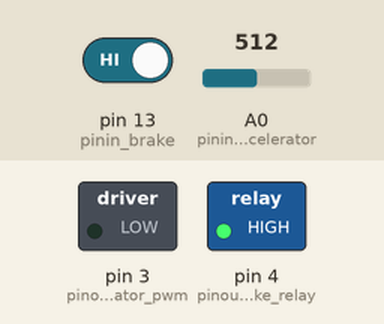
This sketch was run on a simulated Arduino Uno, built with avr-gcc and run on an emulated ATmega328P. Parts: switched loads named in the sketch (green lamp = pin HIGH). The inputs (shaded band) are chosen by the test bench; at power-on: pin 13 (pinin_brake) HIGH, A0 (pinin_accelerator) = 512. What the sketch prints to the serial monitor is not drawn.

Above: at 1.2 s.
1.3 s: pin 13 (pinin_brake) driven LOW
At 2.5 s:
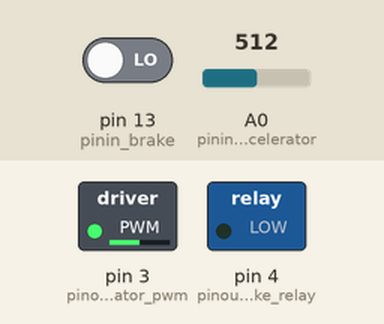
2.8 s: A0 (pinin_accelerator) set to 716
At 3.8 s:
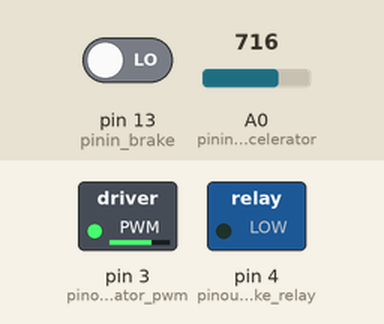
4.3 s: A0 (pinin_accelerator) set to 900
At 4.9 s:
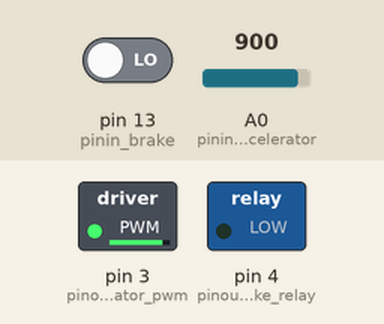
5.8 s: A0 (pinin_accelerator) set to 122
At 6.1 s:
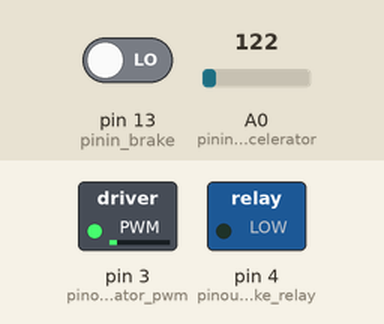
7.3 s: A0 (pinin_accelerator) set to 10
At 8.3 s:
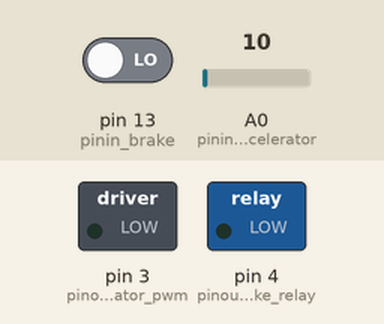
8.8 s: A0 (pinin_accelerator) set to 80
10.3 s: A0 (pinin_accelerator) set to 91
At 10.6 s:
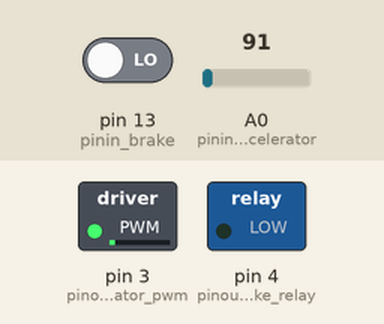
Timing chart, 0 to 12.8 s (numbered marks = the images above; inputs shaded):
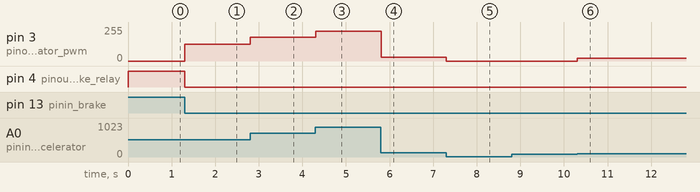

Measured:
- after the input at 1.3 s, pin 3 (pinout_accelerator_pwm): 0/255 → 127/255 at once; pin 4 (pinout_brake_relay): HIGH → LOW at once
- after the input at 2.8 s, pin 3 (pinout_accelerator_pwm): 127/255 → 178/255 at once
- after the input at 4.3 s, pin 3 (pinout_accelerator_pwm): 178/255 → 224/255 at once
- after the input at 5.8 s, pin 3 (pinout_accelerator_pwm): 224/255 → 30/255 at once
- after the input at 7.3 s, pin 3 (pinout_accelerator_pwm): 30/255 → 0/255 at once
- after the input at 10.3 s, pin 3 (pinout_accelerator_pwm): 0/255 → 22/255 at once

The sketch:

SpeedController.ino
```cpp
// define the pins for input and output
const int pinin_accelerator = A0;
const int pinin_brake = 13;
const int pinout_accelerator_pwm = 3;
const int pinout_brake_relay = 4;

// declare variables for reading input states
int pinstate_accelerator = 0;
int pinstate_brake = 0;

//declare variables for outputting pwm values (mapping abalog pins (0 - 1023) to pwm outputs (0 - 255)
int pwmmap_accelerator = 0;


// setup is run once, before the main loop
void setup() {
  //enable serial for debugging
  Serial.begin(9600);

  //setup the input pins
  pinMode(pinin_accelerator, INPUT);
  pinMode(pinin_brake, INPUT);

  //setup the output pins
  pinMode(pinout_accelerator_pwm, OUTPUT);
  pinMode(pinout_brake_relay, OUTPUT);
}


// main loop is run continuously until system powers off
void loop() {
  readInputPins();
  outputPWM();
  delay(1);
}


// add all input pins to be read every loop here
void readInputPins(){
  //read the input pins
  pinstate_accelerator = analogRead(pinin_accelerator);
  pinstate_brake = digitalRead(pinin_brake);

  //output debug values for accelerator pressure (analog)
  Serial.println(pinstate_accelerator);
}


// This function decides output required for pwm, and outputs it to the appropriate pinouts
void outputPWM(){
  // map the analog value of the pressure sensor (between 0 and 1023) to pwm values (between 0 and 255)
  pwmmap_accelerator = map(pinstate_accelerator, 0, 1023, 0, 255);

  // Engage or disengage the contactors for battery regen, based on whether the brake is engaged or not
  digitalWrite(pinout_brake_relay, pinstate_brake);

  // output the pulse width modulated signal for the motor - this will go to IGBT or heavy mosfet to
  // engage power between battery and  motor.  Duty cycle will increase as pressure on accelerator increases
  // note: ignore noise (small values for the accelerator pressure sensor)
  // and don't accelerate if the brake is engaged
  if ((pwmmap_accelerator > 20)&&(pinstate_brake==0)) {
    analogWrite(pinout_accelerator_pwm, pwmmap_accelerator);
  } else {
    analogWrite(pinout_accelerator_pwm, 0);
  }

}
```
